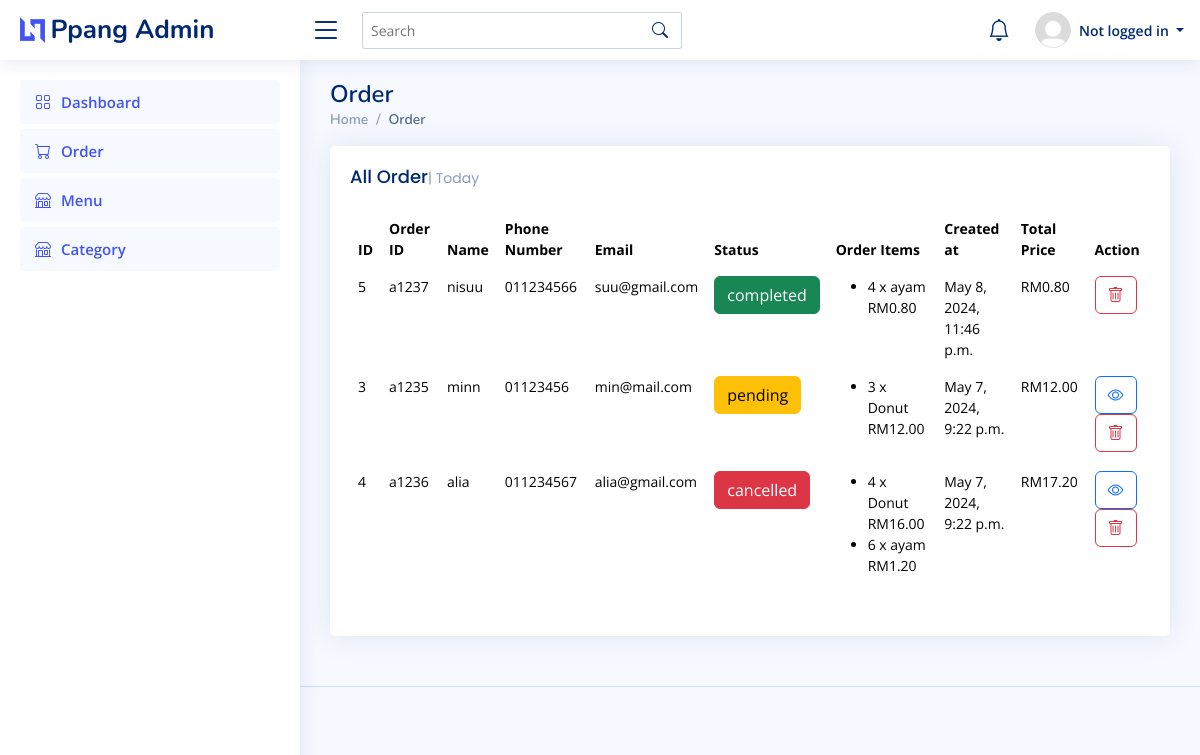
The app's page /order/, older data.
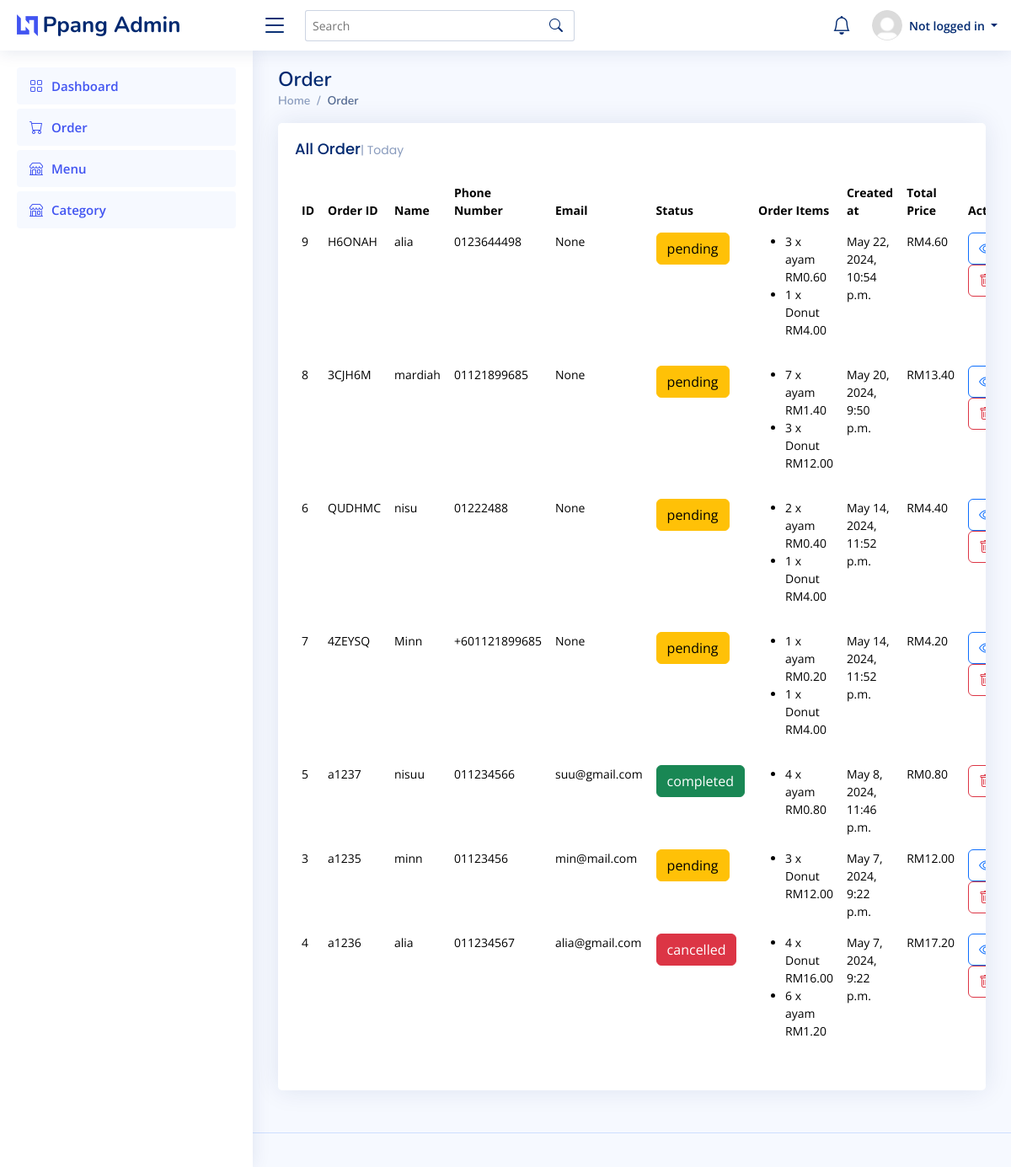
The same page, newer data.
### pages/models.py (models this page shows, shortened)
class Order(models.Model):
    order_id = models.CharField(max_length=100)
    name = models.CharField(max_length=100)
    phone_number = models.CharField(max_length=20)
    email = models.CharField(max_length=100, default= None, null=True)
    status_choice = [
        ('pending','Pending'),
        ('cancelled','Cancelled'),
        ('completed','Completed'),
    ]
    status = models.CharField(max_length=20, choices = status_choice)
    menu=models.ManyToManyField(Menu, through ='OrderItem')
    created_at = models.DateTimeField(default=datetime.now())

class OrderItem(models.Model):
     order = models.ForeignKey(Order, on_delete=models.CASCADE)
     menu = models.ForeignKey(Menu, on_delete=models.CASCADE)
     quantity = models.PositiveIntegerField()
     def total_price(self):
         return self.quantity * self.menu.price

class Menu(models.Model):
    name = models.CharField(max_length=150)
    description = models.TextField()
    image = models.ImageField(upload_to='menu_images')
    price = models.DecimalField(max_digits=10,decimal_places=2)
    category = models.ForeignKey(Category, on_delete=models.CASCADE)
    created_at = models.DateTimeField(default=datetime.now())

### pages/views.py (the view)
# urls.py: path('order/',views.order),
def order(request):
    orders=Order.objects.all().prefetch_related('orderitem_set__menu').order_by('-created_at')
    for order in orders:
        order.total_price = sum(order_item.total_price() for order_item in order.orderitem_set.all())
    return render(request,'order.html',{'orders':orders})

### pages/context_processors.py (called while the page is built)
def notification_processor(request):
    if request.user.is_authenticated:
        notifications = Notification.objects.filter(is_read=False).order_by('-created_at')[:6]
        return {'notifications': notifications}
    return {}

### templates/order.html (shortened to what this page needs)
{% load static %}
{% include 'header.html' %}
<main id="main" class="main">
    <div class="pagetitle">
      <h1>Order</h1>
      <nav>
        <ol class="breadcrumb">
          <li class="breadcrumb-item"><a href="/">Home</a></li>
          <li class="breadcrumb-item active">Order</li>
        </ol>
      </nav>
    </div>
    <section class="section dashboard">
      <div class="row">
        <div class="col-lg-12">
          <div class="row">
            <div class="col-12">
              <div class="card recent-sales overflow-auto">
                <div class="card-body">
                  <h5 class="card-title">All Order<span>| Today</span></h5>
                  <table class="table table-borderless datatable">
                    <thead>
                      <tr>
                        <th scope="row">ID<a href="order.id"></a></th>
                        <th scope="col">Order ID</th>
                        <th scope="col">Name</th>
                        <th scope="col">Phone Number</th>
                        <th scope="col">Email</th>
                        <th scope="col">Status</th>
                        <th scope="col">Order Items</th>
                        <th scope="col">Created at</th>
                        <th scope="col">Total Price</th>
                        <th scope="col">Action</th>
                      </tr>
                    </thead>
                    <tbody>
                      {% for order in orders %}
                      <tr>
                        <td>{{order.id}}</td>
                        <td>{{order.order_id}}</td>
                        <td>{{order.name}}</td>
                        <td>{{order.phone_number}}</td>
                        <td>{{order.email}}</td>
                          <td>{% if order.status == 'pending'%}
                            <button class="btn btn-warning">{{order.status}} </button>
                            {% elif order.status == 'completed' %}
                            <button class="btn btn-success">{{order.status}} </button>
                            {% elif order.status == 'cancelled' %}
                            <button class="btn btn-danger">{{order.status}} </button>
                          {% endif %} </td>
                          <td>
                            <ul>
                              {% for order_item in order.orderitem_set.all %}
                              <li>
                                {{ order_item.quantity}} x {{order_item.menu.name}}
                                RM{{ order_item.total_price}}
                              </li>
                              {% endfor %}
                            </ul>
                          </td>
                          <td>{{order.created_at}}</td>
                          <td>RM{{ order.total_price }}</td>
                          <td>
                          {% if order.status != 'completed' %}
                          <button type="button" class="btn btn-outline-primary" data-bs-toggle="modal" data-bs-target="#order-{{order.id}}">
                            <i class="bi bi-eye"></i>
                          </button>
                         {% endif %}
                            <button type="button" class="btn btn-outline-danger" data-bs-toggle="modal" data-bs-target="#order-{{order.id}}">
                              <i class="bi bi-trash"></i>
                            </button>
                            </td>
                      </tr>
                      {% endfor %}
                    </tbody>
                  </table>
                </div>
              </div>
            </div>
      </div>
    </section>
  </main>
{% include 'footer.html' %}

Row changes from the older to the newer data that the page shows:
added Order: id "9", order_id "H6ONAH", name "alia", phone_number "0123644498", email "None", status "pending", created_at "May 22, 2024, 10:54 p.m.", total_price "4.60"
added OrderItem: quantity "3", menu.name "ayam", total_price "0.60", shown under "9"
added OrderItem: quantity "1", menu.name "Donut", total_price "4.00", shown under "9"
added Order: id "8", order_id "3CJH6M", name "mardiah", phone_number "01121899685", email "None", status "pending", created_at "May 20, 2024, 9:50 p.m.", total_price "13.40"
added OrderItem: quantity "7", menu.name "ayam", total_price "1.40", shown under "8"
added OrderItem: quantity "3", menu.name "Donut", total_price "12.00", shown under "8"
added Order: id "6", order_id "QUDHMC", name "nisu", phone_number "01222488", email "None", status "pending", created_at "May 14, 2024, 11:52 p.m.", total_price "4.40"
added OrderItem: quantity "2", menu.name "ayam", total_price "0.40", shown under "6"
added OrderItem: quantity "1", menu.name "Donut", total_price "4.00", shown under "6"
added Order: id "7", order_id "4ZEYSQ", name "Minn", phone_number "+601121899685", email "None", status "pending", created_at "May 14, 2024, 11:52 p.m.", total_price "4.20"
added OrderItem: quantity "1", menu.name "ayam", total_price "0.20", shown under "7"
added OrderItem: quantity "1", menu.name "Donut", total_price "4.00", shown under "7"
